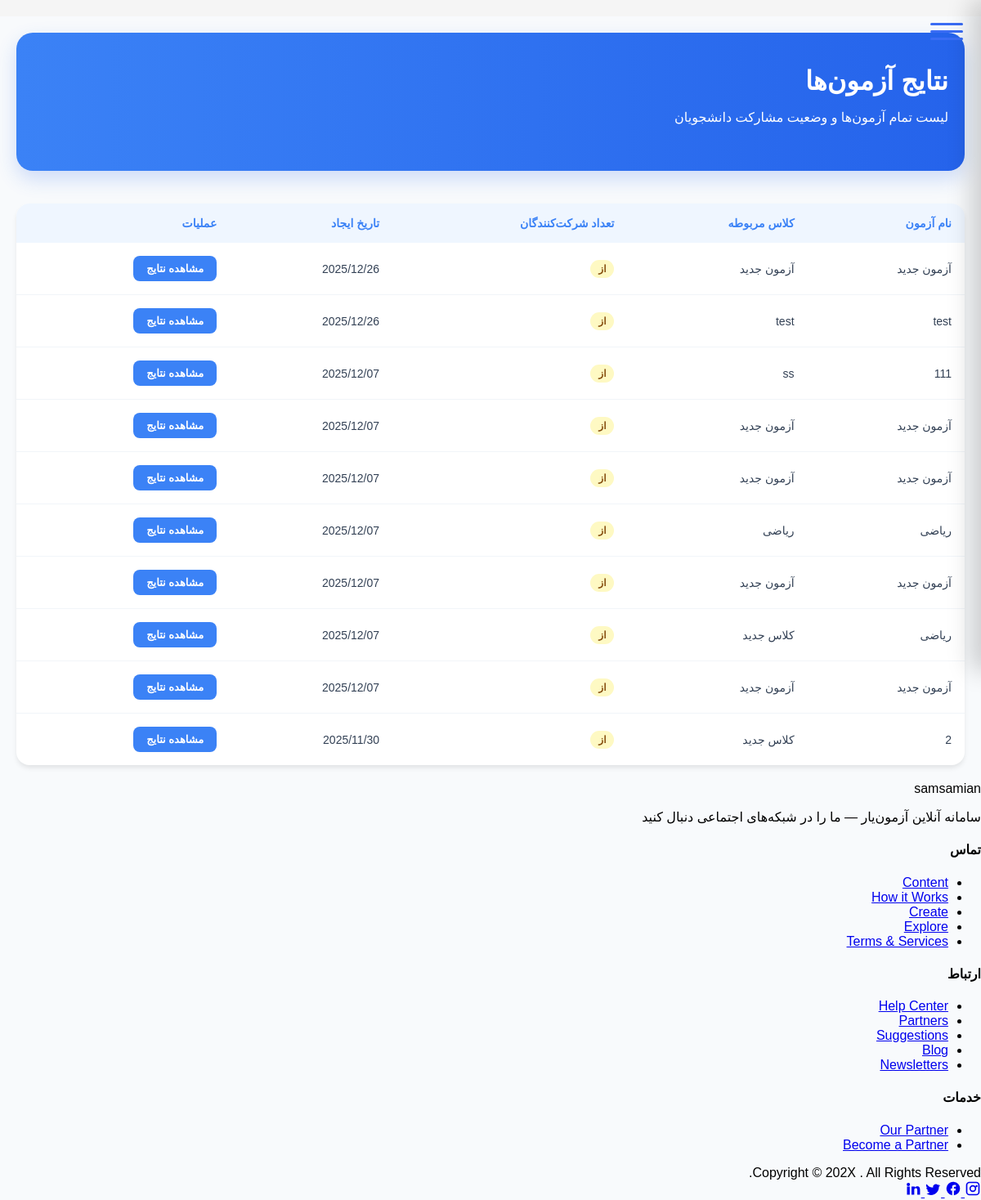
Page /accounts/instructor/results/ (signed in) on the earlier database version.
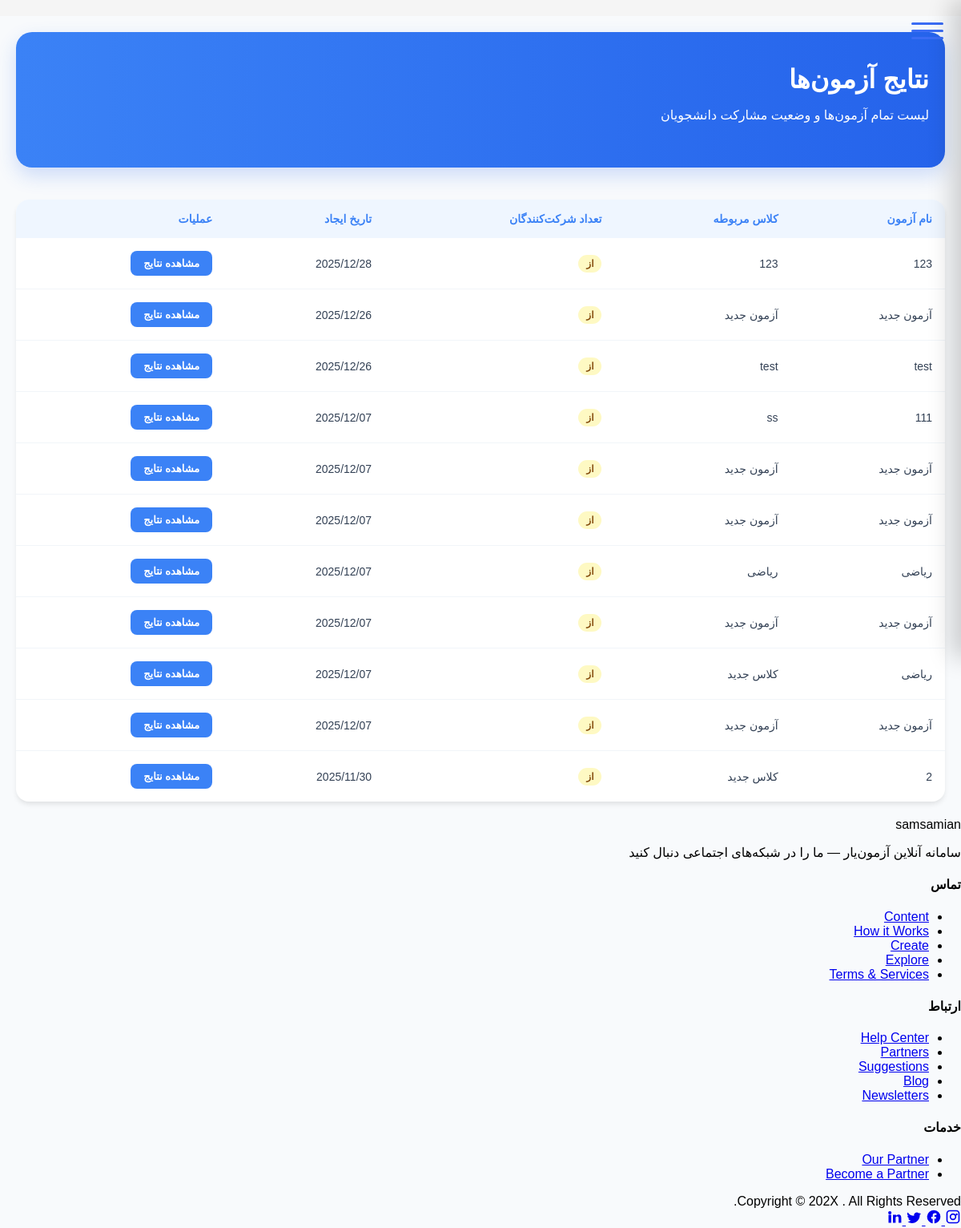
Same page on the later database version.
### accounts/models.py (models this page shows, shortened)
class Exam(models.Model):
    name = models.CharField(max_length=200)
    classroom = models.ForeignKey('Classroom', on_delete=models.CASCADE, related_name='exams')
    num_questions = models.PositiveIntegerField(default=0)
    created_by = models.ForeignKey(settings.AUTH_USER_MODEL, on_delete=models.CASCADE, related_name='created_exams')
    students = models.ManyToManyField(settings.AUTH_USER_MODEL, related_name='exams', blank=True)
    created_at = models.DateTimeField(auto_now_add=True)
    source_exam = models.ForeignKey('self', null=True, blank=True, on_delete=models.SET_NULL, related_name='derived_exams')
    shuffle_per_student = models.BooleanField(default=True)
    duration = models.PositiveIntegerField(default=60, help_text="Duration in minutes")
    start_time = models.DateTimeField(null=True, blank=True)
    end_time = models.DateTimeField(null=True, blank=True)
    class Meta:
        verbose_name = "آزمون"
        verbose_name_plural = "آزمون‌ها"

class Classroom(models.Model):
    name = models.CharField(max_length=200)
    instructor = models.ForeignKey(settings.AUTH_USER_MODEL, on_delete=models.CASCADE, related_name='owned_classes')
    students = models.ManyToManyField(settings.AUTH_USER_MODEL, related_name='classes', blank=True)
    is_staging = models.BooleanField(default=False)
    is_exam_room = models.BooleanField(default=False)
    class Meta:
        verbose_name = "کلاس"
        verbose_name_plural = "کلاس‌ها"
        constraints = []

### accounts/views.py (the view)
# urls.py: path('instructor/results/', instructor_results_list_view, name='instructor_results_list'),
@login_required
def instructor_results_list_view(request):
    u = request.user
    is_instructor = (getattr(getattr(u, 'role', None), 'code', '') == 'instructor')
    if not is_instructor:
        return redirect('dashboard')
    exams = Exam.objects.filter(created_by=u).order_by('-created_at')
    return render(request, 'accounts/instructor_results_list.html', {'exams': exams})

### templates/accounts/instructor_results_list.html (shortened to what this page needs)
{% extends "base.html" %}
{% load static %}
{% block content %}
<div style="max-width: 1200px; margin: 0 auto; padding: 20px;">
    <div class="page-header">
        <div class="page-title">
            <h1>نتایج آزمون‌ها</h1>
            <p>لیست تمام آزمون‌ها و وضعیت مشارکت دانشجویان</p>
        </div>
    </div>
    <table class="results-table">
        <thead>
            <tr>
                <th>نام آزمون</th>
                <th>کلاس مربوطه</th>
                <th>تعداد شرکت‌کنندگان</th>
                <th>تاریخ ایجاد</th>
                <th>عملیات</th>
            </tr>
        </thead>
        <tbody>
            {% for exam in exams %}
            <tr>
                <td>{{ exam.name }}</td>
                <td>{{ exam.classroom.name }}</td>
                <td>
                    <span class="badge {% if exam.participant_count > 0 %}badge-success{% else %}badge-warning{% endif %}">
                        {{ exam.participant_count }} از {{ exam.total_assigned }}
                    </span>
                </td>
                <td>{{ exam.created_at|date:"Y/m/d" }}</td>
                <td>
                    <a href="{% url 'instructor_exam_report' exam.id %}" class="btn-view">مشاهده نتایج</a>
                </td>
            </tr>
            {% empty %}
            <tr>
                <td colspan="5" style="text-align:center; padding:40px; color:#94a3b8;">
                    هنوز آزمونی تعریف نکرده‌اید.
                </td>
            </tr>
            {% endfor %}
        </tbody>
    </table>
</div>
{% endblock %}

Differences in the rows shown:
added Exam: name "123", classroom.name "123", created_at "2025/12/28"
